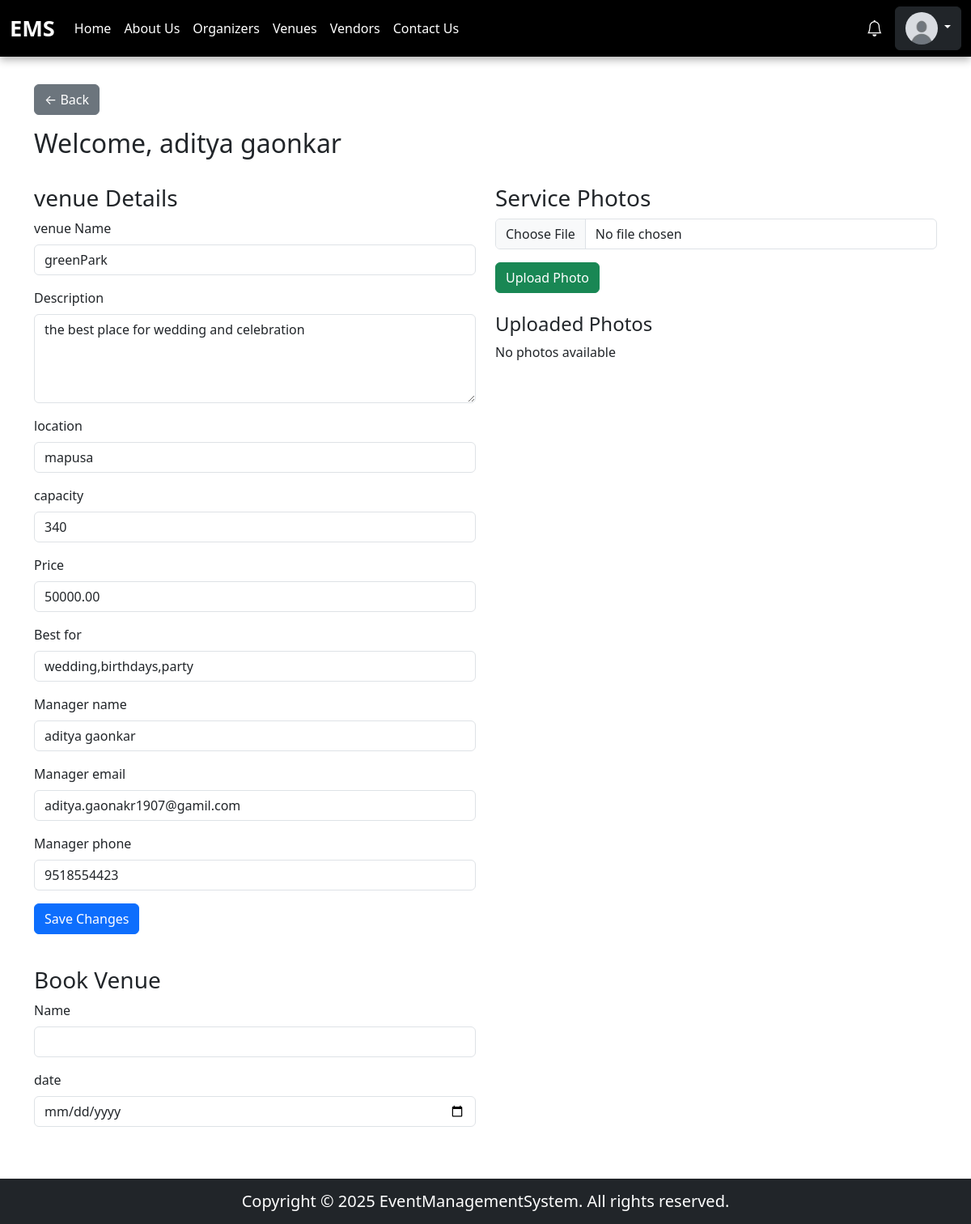
The app's page /dashboard/venueOwner/venueOwner_dashboard.php?venueId=1 (signed in) with its own data.
### tables this page shows
CREATE TABLE `users` (
  `id` int(11) NOT NULL,
  `username` varchar(255) NOT NULL,
  `email` varchar(255) NOT NULL,
  `phone` varchar(20) NOT NULL,
  `password` varchar(255) NOT NULL,
  `location` varchar(255) NOT NULL,
  `role` enum('user','organizer','vendor','venue_owner') NOT NULL,
  `profile_picture` varchar(255) DEFAULT NULL,
  `created_at` timestamp NOT NULL DEFAULT current_timestamp()
);

CREATE TABLE `venues` (
  `id` int(11) NOT NULL,
  `owner_id` int(11) NOT NULL,
  `name` varchar(255) NOT NULL,
  `location` varchar(255) NOT NULL,
  `capacity` int(11) NOT NULL,
  `price_per_day` decimal(10,2) NOT NULL,
  `description` text DEFAULT NULL,
  `thumbnail` varchar(255) DEFAULT NULL,
  `manager_name` varchar(255) DEFAULT NULL,
  `manager_email` varchar(255) DEFAULT NULL,
  `manager_phone` varchar(20) DEFAULT NULL,
  `status` enum('pending','approved','rejected') DEFAULT 'pending',
  `created_at` timestamp NOT NULL DEFAULT current_timestamp(),
  `venue_used_for` varchar(255) NOT NULL
);

### dashboard/venueOwner/venueOwner_dashboard.php (the view, shortened to what this page needs)
<?php
require '../../database/databaseConnection.php';
$venueId = $_GET['venueId'];
$stmt = $conn->prepare("SELECT * FROM venues WHERE id = ?");
$stmt->bind_param("i", $venueId);
$stmt->execute();
$result = $stmt->get_result();
$venue = $result->fetch_assoc();
?>
<!DOCTYPE html>
<html lang="en">
<head>
    <link href="https://cdn.jsdelivr.net/npm/bootstrap@5.3.0/dist/css/bootstrap.min.css" rel="stylesheet">
</head>
<body>
    <?php include("../../components/header.php") ?>
    <div class="container mt-4 mb-5">
        <a class="btn btn-secondary mb-3" href="./venues.php">← Back</a>
        <div class="d-flex justify-content-between align-items-center">
            <h2>Welcome, <?php echo htmlspecialchars($venue['manager_name']); ?></h2>
        </div>
        <div class="row mt-4">
            <div class="col-md-6">
                <h3>venue Details</h3>
                <form method="POST">
                    <div class="mb-3">
                        <label class="form-label">venue Name</label>
                        <input type="text" name="name" class="form-control" value="<?php echo htmlspecialchars($venue['name']); ?>" required>
                    </div>
                    <div class="mb-3">
                        <label class="form-label">Description</label>
                        <textarea name="description" class="form-control" rows="4"><?php echo htmlspecialchars($venue['description']); ?></textarea>
                    </div>
                    <div class="mb-3">
                        <label class="form-label">location</label>
                        <input type="text" name="location" class="form-control" value="<?php echo htmlspecialchars($venue['location']); ?>">
                    </div>
                    <div class="mb-3">
                        <label class="form-label">capacity</label>
                        <input type="number" name="capacity" class="form-control" value="<?php echo htmlspecialchars($venue['capacity']); ?>">
                    </div>
                    <div class="mb-3">
                        <label class="form-label">Price</label>
                        <input type="number" min="0" name="price" class="form-control" value="<?php echo htmlspecialchars($venue['price_per_day']); ?>">
                    </div>
                    <div class="mb-3">
                        <label class="form-label">Best for</label>
                        <input type="text" name="venue_used_for" class="form-control" value="<?php echo htmlspecialchars($venue['venue_used_for']); ?>">
                    </div>
                    <div class="mb-3">
                        <label class="form-label">Manager name</label>
                        <input type="text" name="manager_name" class="form-control" value="<?php echo htmlspecialchars($venue['manager_name']); ?>">
                    </div>
                    <div class="mb-3">
                        <label class="form-label">Manager email</label>
                        <input type="text" name="manager_email" class="form-control" value="<?php echo htmlspecialchars($venue['manager_email']); ?>">
                    </div>
                    <div class="mb-3">
                        <label class="form-label">Manager phone</label>
                        <input type="text" name="manager_phone" class="form-control" value="<?php echo htmlspecialchars($venue['manager_phone']); ?>">
                    </div>
                    <button type="submit" name="update_details" class="btn btn-primary">Save Changes</button>
                </form>
            </div>
            <div class="col-md-6">
                <h3>Service Photos</h3>
                <form method="POST" enctype="multipart/form-data">
                    <input type="file" name="photo" class="form-control mb-3">
                    <button type="submit" name="upload_photo" class="btn btn-success">Upload Photo</button>
                </form>
                <div class="mt-4">
                    <h4>Uploaded Photos</h4>
                    <div class="row">
                        <?php
                        $images = [];
                        if (empty($images)): ?>
                            <p>No photos available</p>
                        <?php endif; ?>
                    </div>
                </div>
            </div>
        </div>
        <div class="row mt-4">
            <div class="col-md-6">
                <h3>Book Venue</h3>
                <form method="POST">
                    <div class="mb-3">
                        <label class="form-label">Name</label>
                        <input type="text" name="name" class="form-control" required>
                    </div>
                    <div class="mb-3">
                        <label class="form-label">date</label>
                        <input type="date" name="booking_date" class="form-control" required>
                    </div>
                </form>
            </div>
        </div>
    </div>
    <?php include("../../components/footer.php") ?>
</body>
</html>
</html>

### components/header.php (shortened to what this page needs)
<?php
include(__DIR__ . "/../database/databaseConnection.php");
$profilePic = "/EventManagementSystem/uploads/profilePics/default.png";
if (isset($_SESSION['user_id'])) {
    $user_id = $_SESSION['user_id'];
    $query = "SELECT profile_picture, role FROM users WHERE id = ?";
    $stmt = mysqli_prepare($conn, $query);
    mysqli_stmt_bind_param($stmt, "i", $user_id);
    mysqli_stmt_execute($stmt);
    $result = mysqli_stmt_get_result($stmt);
    if ($row = mysqli_fetch_assoc($result)) {
        if (!empty($row['profile_picture'])) {
            $profilePic = $row['profile_picture'];
        }
    }
}
?>
<!DOCTYPE html>
<html lang="en">
<head>
    <link href="https://cdn.jsdelivr.net/npm/bootstrap@5.3.0/dist/css/bootstrap.min.css" rel="stylesheet">
    <link rel="stylesheet" href="https://cdn.jsdelivr.net/npm/bootstrap-icons/font/bootstrap-icons.css">
</head>
<body>
<nav class="navbar navbar-expand-lg navbar-dark">
    <div class="container-fluid">
        <a class="navbar-brand" href="/EventManagementSystem/">EMS</a>
        <div class="collapse navbar-collapse" id="navbarNav">
            <ul class="navbar-nav me-auto">
                <li class="nav-item"><a class="nav-link" href="/EventManagementSystem/">Home</a></li>
                <li class="nav-item"><a class="nav-link" href="/EventManagementSystem/pages/aboutus.php">About Us</a></li>
                <li class="nav-item"><a class="nav-link" href="/EventManagementSystem/pages/organizers/organizers.php">Organizers</a></li>
                <li class="nav-item"><a class="nav-link" href="/EventManagementSystem/pages/venue/venues.php">Venues</a></li>
                <li class="nav-item"><a class="nav-link" href="/EventManagementSystem/pages/vendors/vendors.php">Vendors</a></li>
                <li class="nav-item"><a class="nav-link" href="/EventManagementSystem/pages/contactUs.php">Contact Us</a></li>
            </ul>
            <?php if (!isset($_SESSION['user_id'])): ?>
                <div class="d-flex">
                    <a href="/EventManagementSystem/pages/login.php" class="btn btn-outline-light me-2">Login</a>
                    <a href="/EventManagementSystem/pages/register.php" class="btn btn-warning">Register</a>
                </div>
            <?php else: ?>
                <div class="d-flex align-items-center">
                    <a href="/EventManagementSystem/pages/notifications.php" class="notification-icon">
                        <i class="bi bi-bell"></i>
                    </a>
                    <div class="dropdown">
                        <button class="btn btn-dark dropdown-toggle" type="button" data-bs-toggle="dropdown" aria-expanded="false">
                            <img src="<?php echo htmlspecialchars($profilePic, ENT_QUOTES, 'UTF-8'); ?>" alt="Profile Picture" class="profile-pic">
                        </button>
                    </div>
                </div>
            <?php endif; ?>
        </div>
    </div>
</nav>
</body>
</html>

### dashboard/venueOwner/venueOwner_dashboard.php (style rules this page uses)
.btn { border-radius: 5px; padding: 10px 20px; }

### components/header.php (style rules this page uses)
.navbar { position: fixed; top: 0; width: 100%; z-index: 1000; background: #000; box-shadow: 0 4px 10px rgba(0, 0, 0, 0.3); }
.navbar-brand { font-size: 1.7rem; font-weight: bold; color: white; }
.navbar-nav .nav-link { color: white; }
.profile-pic { width: 40px; height: 40px; border-radius: 50%; }
.notification-icon { position: relative; display: inline-block; color: white; font-size: 20px; margin-right: 15px; cursor: pointer; }

### records on screen
users: profile_picture (placeholder picture)
venues: manager_name "aditya gaonkar", name "greenPark", description "the best place for wedding and celebration", location "mapusa", capacity "340", price "50000.00", venue_used_for "wedding,birthdays,party", manager_email "aditya.gaonakr1907@gamil.com", manager_phone "9518554423"
